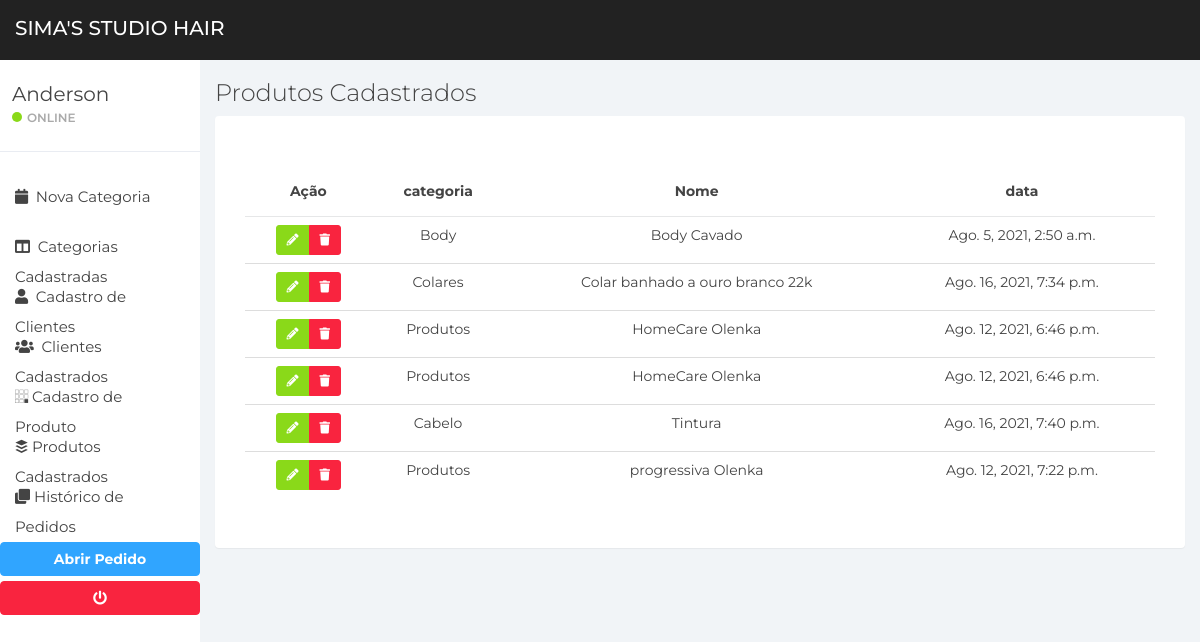
The app's page /item/list-produto/, older data.
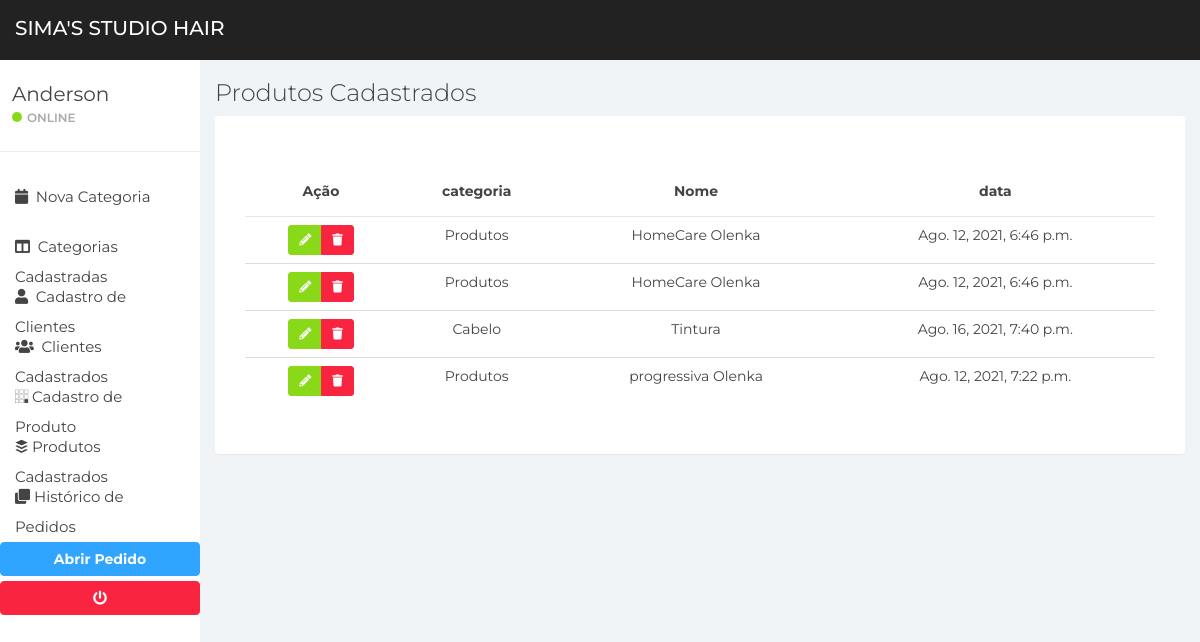
The same page, newer data.
### apps/item/models.py (models this page shows, shortened)
class Item(models.Model):
    loja = models.ForeignKey(to=Store, on_delete=models.DO_NOTHING, blank=True, null=True)
    categoria = models.ForeignKey(to=Category, on_delete=models.DO_NOTHING)
    nome = models.CharField(max_length=200)
    descricao = models.TextField(max_length=200, blank=True, null=True)
    is_active = models.BooleanField(default=True)
    data = models.DateTimeField(auto_now_add=True)
    class Meta:
        verbose_name = 'Item'
        verbose_name_plural = 'Itens'

### apps/categoria/models.py (models this page shows)
class Category(models.Model):
    loja = models.ForeignKey(to=Store, on_delete=models.DO_NOTHING, null=True, blank=True)
    nome = models.CharField(max_length=200)
    descricao = models.CharField(max_length=300, blank=True, null=True)
    data = models.DateTimeField(auto_now_add=True)
    is_active = models.BooleanField(default=True)
    def __str__(self):
        return self.nome
    class Meta:
        verbose_name = 'Categoria'
        verbose_name_plural = 'Categorias'

### apps/item/views.py (the view)
# urls.py: path('list-produto/', views.list_item, name="list-produto"),
def list_item(request):
    page_title = 'Produtos Cadastrados'
    msg = None
    notification = None
    itens = None
    itens = models.Item.objects.filter(is_active=True).order_by('nome')
    if not itens:
        msg = "Nenhum Produto Cadastrado"
        notification = 'danger'
    context = {
        'page_title': page_title, 'notification': notification, 'msg': msg, 'itens': itens
    }
    return render(request, 'itens_cadastrados.html', context)

### apps/item/templates/itens_cadastrados.html (shortened to what this page needs)
{% extends 'base/base.html' %}
{% load static %}
{% block content %}
<div class="panel-body">
    <div class="table-responsive">
        <table class="table">
            <thead>
            <tr>
                <th class="text-center">Ação</th>
                <th class="text-center">categoria</th>
                <th class="text-center">Nome</th>
                <th class="text-center">data</th>
            </tr>
            </thead>
            <tbody>
            {% for u in itens %}
            <tr>
                <td align="center">
                    <div class="btn-group btn-group-sm shadow" role="group" aria-label="Basic example">
                        <a href="{% url 'item:edit-produto' u.pk %}" class="btn btn-success btn-sm shadow"><i class="fas fa-pencil-alt"></i></a>
                        <button class="btn btn-danger btn-trash shadow" value="{{u.pk}}"><i class="fas fa-trash"></i></button>
                    </div>
                </td>
                <td align="center">{{ u.categoria }}</td>
                <td align="center">{{ u.nome }}</td>
                <td align="center">{{ u.data }}</td>
            </tr>
            {% endfor %}
            </tbody>
        </table>
    </div>
</div>
{% endblock %}

Row changes from the older to the newer data that the page shows:
no longer on this page (row edited): Item: {{ u.pk }} 1 (drawn), categoria "Body", nome "Body Cavado", data "Ago. 5, 2021, 2:50 a.m."
no longer on this page (row edited): Item: {{ u.pk }} 5 (drawn), categoria "Colares", nome "Colar banhado a ouro branco 22k", data "Ago. 16, 2021, 7:34 p.m."
